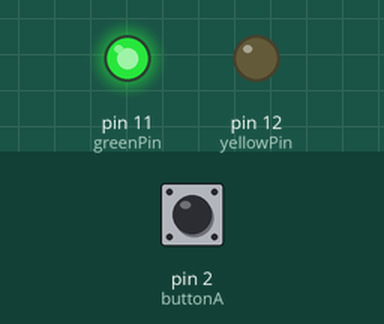
The sketch below on a simulated Arduino Uno, built with avr-gcc and run on an emulated ATmega328P. Shown: output pins drawn as LEDs (lit = HIGH). Inputs (shaded band) come from the test bench; at power-on: pin 2 (buttonA) HIGH.

Above: at 1.2 s.
1.3 s: pin 2 (buttonA) pulled LOW for 3.2 s
At 2.2 s:
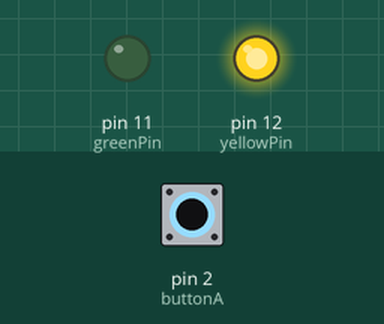
6.7 s: pin 2 (buttonA) pulled LOW for 0.15 s
At 9.0 s:
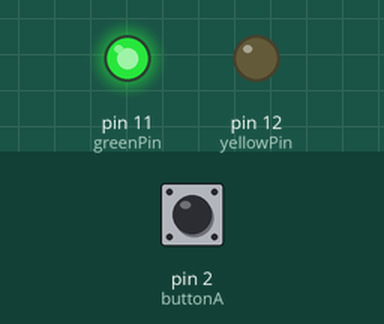
9.8 s: pin 2 (buttonA) pulled LOW for 1 s
At 11.1 s:
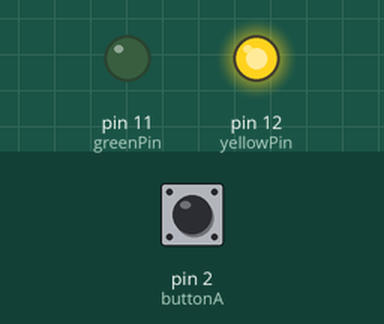
Timing chart, 0 to 13.3 s (numbered marks = the images above; inputs shaded):
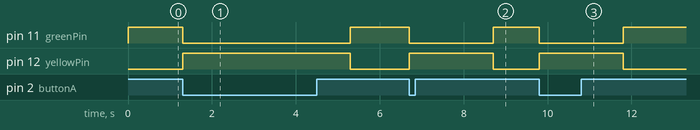

Measured:
- after the input at 1.3 s, pin 11 (greenPin): HIGH → LOW at once, → HIGH 4.0 s later; pin 12 (yellowPin): LOW → HIGH at once, → LOW 4.0 s later
- after the input at 6.7 s, pin 11 (greenPin): HIGH → LOW at once, → HIGH 2.0 s later; pin 12 (yellowPin): LOW → HIGH at once, → LOW 2.0 s later
- after the input at 9.8 s, pin 11 (greenPin): HIGH → LOW at once, → HIGH 2.0 s later; pin 12 (yellowPin): LOW → HIGH at once, → LOW 2.0 s later

The sketch:

template.ino
```cpp
enum State {
  GREEN,
  YELLOW_TO_RED
};

class TrafficLight {
private:
  const int greenPin = 11;
  const int yellowPin = 12;
  const int buttonA = 2;
  State currentState;
  unsigned long lastUpdate;

public:
  TrafficLight() {
    pinMode(greenPin, OUTPUT);
    pinMode(yellowPin, OUTPUT);
    currentState = GREEN;
    lastUpdate = 0;
    // Start met groen licht
    digitalWrite(greenPin, HIGH);
    digitalWrite(yellowPin, LOW);
  }

  void update(unsigned long now) {
    bool buttonAPressed = !digitalRead(buttonA);
    switch (currentState) {
      case GREEN:
        if (buttonAPressed) {
          currentState = YELLOW_TO_RED;
          digitalWrite(greenPin, LOW);
          digitalWrite(yellowPin, HIGH);
          lastUpdate = now;
        }
        break;
      case YELLOW_TO_RED:
        if (now - lastUpdate >= 2000) {  // 2 seconden geel
          currentState = GREEN;
          digitalWrite(yellowPin, LOW);
          digitalWrite(greenPin, HIGH);
        }
        break;
    }
  }
};

TrafficLight trafficLight;

void setup() {
}

void loop() {
  trafficLight.update(millis());
}
```
